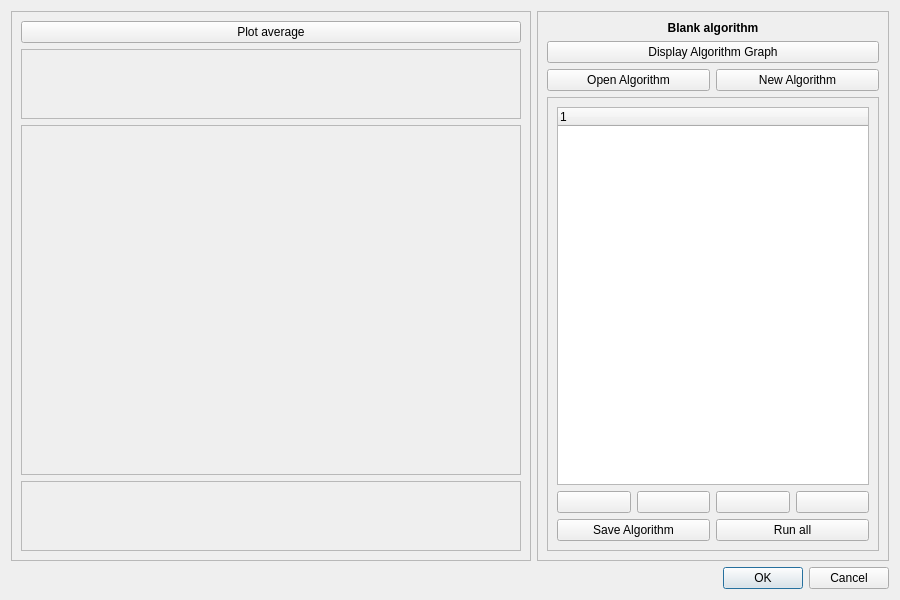
<?xml version="1.0" encoding="UTF-8"?>
<ui version="4.0">
 <class>Dialog</class>
 <widget class="QDialog" name="Dialog">
  <property name="geometry">
   <rect>
    <x>0</x>
    <y>0</y>
    <width>900</width>
    <height>600</height>
   </rect>
  </property>
  <property name="windowTitle">
   <string>Analyze window</string>
  </property>
  <layout class="QGridLayout" name="gridLayout">
   <item row="0" column="1">
    <widget class="QFrame" name="f_Right">
     <property name="frameShape">
      <enum>QFrame::Shape::StyledPanel</enum>
     </property>
     <property name="frameShadow">
      <enum>QFrame::Shadow::Raised</enum>
     </property>
     <layout class="QGridLayout" name="gridLayout_3">
      <item row="2" column="0">
       <widget class="QPushButton" name="b_OpenAlgorithm">
        <property name="text">
         <string>Open Algorithm</string>
        </property>
       </widget>
      </item>
      <item row="0" column="0" colspan="2">
       <widget class="QLabel" name="l_titleAlgorithm">
        <property name="font">
         <font>
          <bold>true</bold>
         </font>
        </property>
        <property name="text">
         <string>Blank algorithm</string>
        </property>
        <property name="alignment">
         <set>Qt::AlignmentFlag::AlignCenter</set>
        </property>
       </widget>
      </item>
      <item row="3" column="0" colspan="2">
       <widget class="QFrame" name="f_Functions">
        <property name="frameShape">
         <enum>QFrame::Shape::StyledPanel</enum>
        </property>
        <property name="frameShadow">
         <enum>QFrame::Shadow::Raised</enum>
        </property>
        <layout class="QGridLayout" name="gridLayout_4">
         <item row="1" column="2">
          <widget class="QPushButton" name="b_Help">
           <property name="text">
            <string/>
           </property>
           <property name="icon">
            <iconset resource="../../Icons.qrc">
             <normaloff>:/Buttons/icon/help.png</normaloff>:/Buttons/icon/help.png</iconset>
           </property>
           <property name="iconSize">
            <size>
             <width>20</width>
             <height>20</height>
            </size>
           </property>
          </widget>
         </item>
         <item row="1" column="0">
          <widget class="QPushButton" name="b_AddBefore">
           <property name="text">
            <string/>
           </property>
           <property name="icon">
            <iconset resource="../../Icons.qrc">
             <normaloff>:/Buttons/icon/add_above.png</normaloff>:/Buttons/icon/add_above.png</iconset>
           </property>
           <property name="iconSize">
            <size>
             <width>20</width>
             <height>20</height>
            </size>
           </property>
          </widget>
         </item>
         <item row="1" column="1">
          <widget class="QPushButton" name="b_AddAfter">
           <property name="text">
            <string/>
           </property>
           <property name="icon">
            <iconset resource="../../Icons.qrc">
             <normaloff>:/Buttons/icon/add_below.png</normaloff>:/Buttons/icon/add_below.png</iconset>
           </property>
           <property name="iconSize">
            <size>
             <width>20</width>
             <height>20</height>
            </size>
           </property>
          </widget>
         </item>
         <item row="1" column="3">
          <widget class="QPushButton" name="b_DeleteStep">
           <property name="text">
            <string/>
           </property>
           <property name="icon">
            <iconset resource="../../Icons.qrc">
             <normaloff>:/Buttons/icon/bin.png</normaloff>:/Buttons/icon/bin.png</iconset>
           </property>
           <property name="iconSize">
            <size>
             <width>20</width>
             <height>20</height>
            </size>
           </property>
          </widget>
         </item>
         <item row="0" column="0" colspan="4">
          <widget class="QTreeWidget" name="t_Functions">
           <column>
            <property name="text">
             <string notr="true">1</string>
            </property>
           </column>
          </widget>
         </item>
         <item row="2" column="2" colspan="2">
          <widget class="QPushButton" name="b_RunAll">
           <property name="text">
            <string>Run all</string>
           </property>
          </widget>
         </item>
         <item row="2" column="0" colspan="2">
          <widget class="QPushButton" name="b_SaveAlgorithm">
           <property name="text">
            <string>Save Algorithm</string>
           </property>
          </widget>
         </item>
        </layout>
       </widget>
      </item>
      <item row="1" column="0" colspan="2">
       <widget class="QPushButton" name="b_GraphAlgorithm">
        <property name="text">
         <string>Display Algorithm Graph</string>
        </property>
       </widget>
      </item>
      <item row="2" column="1">
       <widget class="QPushButton" name="b_NewAlgorithm">
        <property name="text">
         <string>New Algorithm</string>
        </property>
       </widget>
      </item>
     </layout>
    </widget>
   </item>
   <item row="1" column="0" colspan="2">
    <widget class="QDialogButtonBox" name="buttonBox">
     <property name="orientation">
      <enum>Qt::Orientation::Horizontal</enum>
     </property>
     <property name="standardButtons">
      <set>QDialogButtonBox::StandardButton::Cancel|QDialogButtonBox::StandardButton::Ok</set>
     </property>
    </widget>
   </item>
   <item row="0" column="0">
    <widget class="QFrame" name="f_left">
     <property name="frameShape">
      <enum>QFrame::Shape::StyledPanel</enum>
     </property>
     <property name="frameShadow">
      <enum>QFrame::Shadow::Raised</enum>
     </property>
     <layout class="QGridLayout" name="gridLayout_2">
      <item row="3" column="0" colspan="2">
       <widget class="QFrame" name="f_PlotSelect">
        <property name="frameShape">
         <enum>QFrame::Shape::StyledPanel</enum>
        </property>
        <property name="frameShadow">
         <enum>QFrame::Shadow::Raised</enum>
        </property>
       </widget>
      </item>
      <item row="1" column="0" colspan="2">
       <widget class="QFrame" name="f_Dimension">
        <property name="frameShape">
         <enum>QFrame::Shape::StyledPanel</enum>
        </property>
        <property name="frameShadow">
         <enum>QFrame::Shadow::Raised</enum>
        </property>
       </widget>
      </item>
      <item row="2" column="0" colspan="2">
       <widget class="QFrame" name="frame_graph">
        <property name="minimumSize">
         <size>
          <width>500</width>
          <height>350</height>
         </size>
        </property>
        <property name="frameShape">
         <enum>QFrame::Shape::StyledPanel</enum>
        </property>
        <property name="frameShadow">
         <enum>QFrame::Shadow::Raised</enum>
        </property>
       </widget>
      </item>
      <item row="0" column="0" colspan="2">
       <widget class="QPushButton" name="b_Sum">
        <property name="text">
         <string>Plot average</string>
        </property>
       </widget>
      </item>
     </layout>
    </widget>
   </item>
  </layout>
 </widget>
 <resources>
  <include location="../../Icons.qrc"/>
 </resources>
 <connections>
  <connection>
   <sender>buttonBox</sender>
   <signal>accepted()</signal>
   <receiver>Dialog</receiver>
   <slot>accept()</slot>
   <hints>
    <hint type="sourcelabel">
     <x>248</x>
     <y>254</y>
    </hint>
    <hint type="destinationlabel">
     <x>157</x>
     <y>274</y>
    </hint>
   </hints>
  </connection>
  <connection>
   <sender>buttonBox</sender>
   <signal>rejected()</signal>
   <receiver>Dialog</receiver>
   <slot>reject()</slot>
   <hints>
    <hint type="sourcelabel">
     <x>316</x>
     <y>260</y>
    </hint>
    <hint type="destinationlabel">
     <x>286</x>
     <y>274</y>
    </hint>
   </hints>
  </connection>
 </connections>
</ui>
